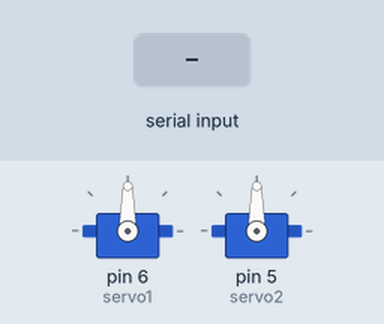
The sketch below on a simulated Arduino Uno, built with avr-gcc and run on an emulated ATmega328P. Shown: 2 × servo. Inputs (shaded band) come from the test bench.

Above: at 1.2 s.
1.3 s: "1\n" received over the second serial link
At 1.7 s:
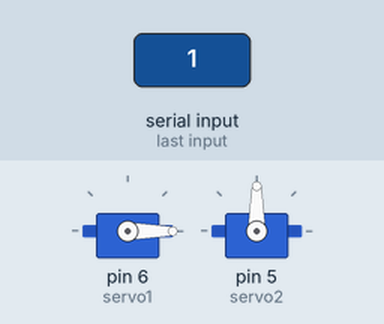
2.8 s: "2\n" received over the second serial link
At 4.0 s:
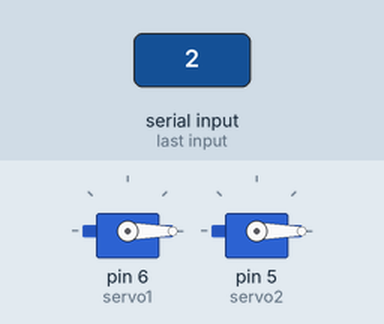
4.3 s: "190\n" received over the second serial link
At 5.2 s:
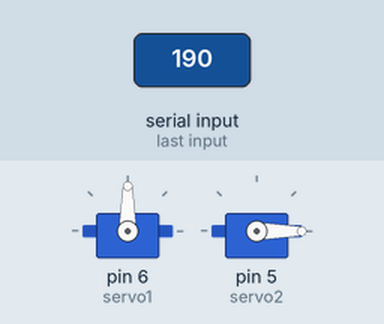
5.8 s: "1,90\n" received over the second serial link
At 6.3 s:
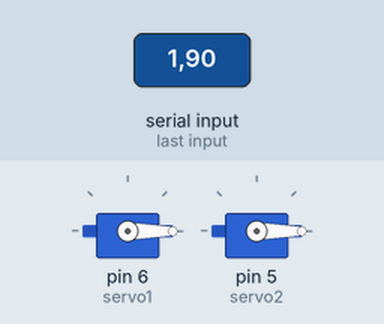
7.3 s: "290\n" received over the second serial link
At 8.7 s:
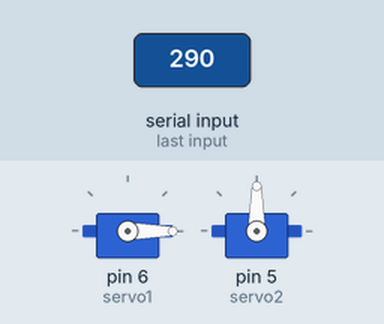
Timing chart, 0 to 9.8 s (numbered marks = the images above; inputs shaded):
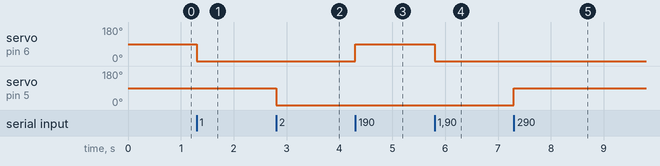

The sketch:

servo.ino
```cpp
#include <Servo.h>
#include <SoftwareSerial.h>

SoftwareSerial opiSerial(12, 13);
Servo servo1;
Servo servo2;

void setup()
{
  servo1.attach(6);
  servo2.attach(5);
  opiSerial.begin(9600);
}

void loop()
{
  String res = readStr();
  if (res == "")
  {
    return;
  }
  if (res.startsWith("1"))
  {
    int angel = (res.substring(1)).toInt();
    if (angel > 180) {
      angel = 180;
    }
    if (angel < 0) {
      angel = 0;
    }
    servo1.write(angel);
  }
  else if (res.startsWith("2"))
  {
    int angel = (res.substring(1)).toInt();
    if (angel > 180) {
      angel = 180;
    }
    if (angel < 0) {
      angel = 0;
    }
    servo2.write(angel);
  }
}

String readStr() {
  String res = "";
  if (opiSerial.available()) {
    char ch = 0;
    while (true) {
      while (!opiSerial.available()) {}
      ch = opiSerial.read();
      if (ch == '\n') {
        break;
      }
      res += ch;
    }
  }
  return res;
}
```

Measured:
- after the input at 1.3 s, servo on pin 6 (servo1): 90° → 0° at once
- after the input at 2.8 s, servo on pin 5 (servo2): 90° → 0° at once
- after the input at 4.3 s, servo on pin 6 (servo1): 0° → 90° at once
- after the input at 5.8 s, servo on pin 6 (servo1): 90° → 0° at once
- after the input at 7.3 s, servo on pin 5 (servo2): 0° → 90° at once
